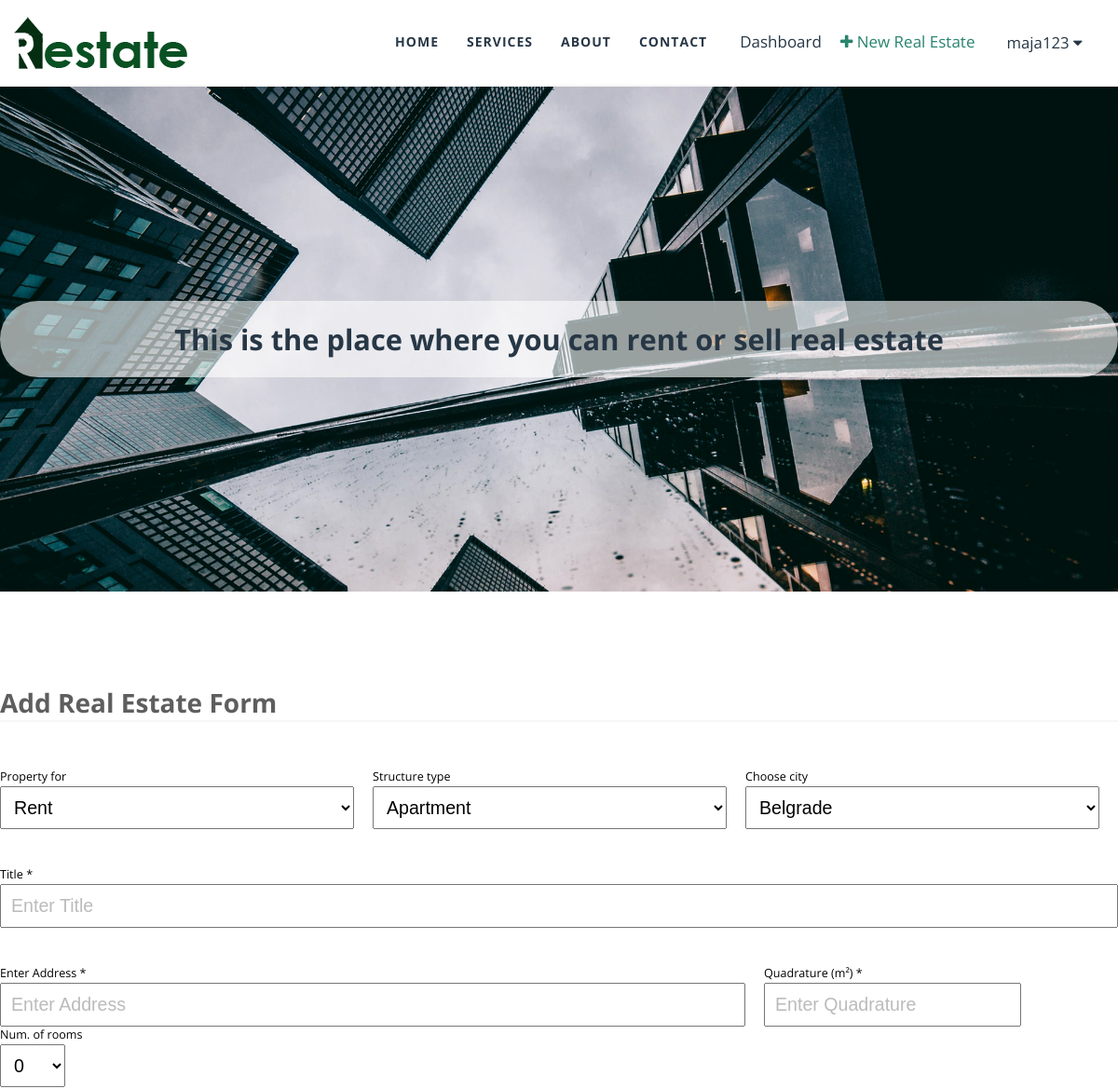
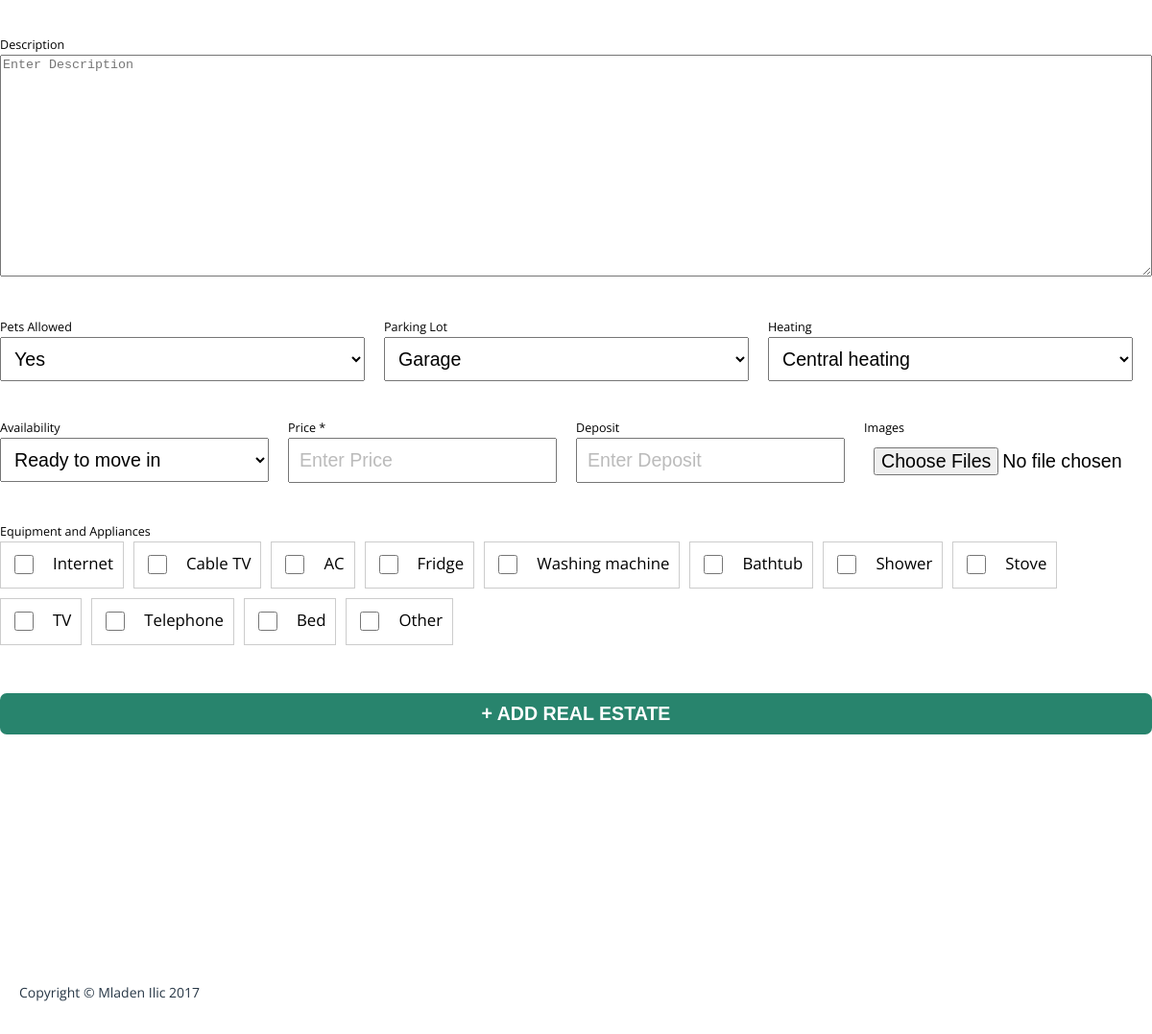
/ad.php (signed in), run on the app's committed database (2 pictures, top to bottom).
### tables this page shows
CREATE TABLE `equipment` (
  `id` int(11) NOT NULL,
  `title` varchar(200) NOT NULL
);

### forms/form_add_real_estate.php (the view, shortened to what this page needs)
<?php include_once("/db_con.php"); ?>
<form id="add_rs_form" action="/process.php" method="post" enctype="multipart/form-data">
    <div class="add_rs_inner">
        <div class="add_rs_top">
            <div class="add_rs_inputs">
                <label for="categories">Property for</label><br>
                <select id="categories" name="categories">
                <?php
                    $sql = "SELECT * FROM categories";
                    $result = mysqli_query($con,$sql);
                    while ($row = mysqli_fetch_assoc($result)) {
                ?>
                    <option value="<?=$row["id"]?>"><?=$row["title"]?></option>
                <?php } ?>
                </select>
            </div>
            <div class="add_rs_inputs">
                <label for="structures">Structure type</label><br>
                <select id="structures" name="structures">
                <?php
                    $sql = "SELECT * FROM structures";
                    $result = mysqli_query($con,$sql);
                    while ($row = mysqli_fetch_assoc($result)) {
                ?>
                    <option value="<?=$row["id"]?>"><?=$row["title"]?></option>
                <?php } ?>
                </select>
            </div>
            <div class="add_rs_inputs">
                <label for="cities">Choose city</label><br>
                <select id="cities" name="cities">
                <?php
                    $sql = "SELECT * FROM cities";
                    $result = mysqli_query($con,$sql);
                    while ($row = mysqli_fetch_assoc($result)) {
                ?>
                    <option value="<?=$row["id"]?>"><?=$row["title"]?></option>
                <?php } ?>
                </select>
            </div>
        </div>
        <div class="add_rs_title">
            <div class="add_rs_inputs">
                <label for="title">Title *</label><br>
                <input id="title" class="title" type="text" name="title" placeholder="Enter Title" required><br>
            </div>
        </div>
        <div class="add_rs_middle">
            <div class="add_rs_inputs">
                <label for="address">Enter Address *</label><br>
                <input id="address" class="address" type="text" name="address" placeholder="Enter Address" required><br>
            </div>
            <div class="add_rs_inputs">
                <label for="quadrature">Quadrature (m&sup2;) *</label><br>
                <input id="quadrature" class="quadrature" type="number" name="quadrature" placeholder="Enter Quadrature" required><br>
            </div>
            <div class="add_rs_inputs">
                <label for="rooms_number">Num. of rooms</label><br>
                <select id="rooms_number" name="rooms_number">
                    <?php
                        $sql = "SELECT * FROM rooms_number";
                        $result = mysqli_query($con,$sql);
                        while ($row = mysqli_fetch_assoc($result)) {
                    ?>
                    <option value="<?=$row["title"]?>"><?=$row["title"]?></option>
                    <?php } ?>
                </select>
            </div>
        </div>
        <div class="add_rs_description">
            <div class="add_rs_inputs">
                <label for="description">Description</label><br>
                <textarea rows="15" id="description" name="description" placeholder="Enter Description"></textarea><br>
            </div>
        </div>
        <div class="add_rs_lower">
            <div class="add_rs_inputs">
                <label for="pets_allowed">Pets Allowed</label><br>
                <select id="pets_allowed" name="pets_allowed">
                <?php
                    $sql = "SELECT * FROM pets_allowed";
                    $result = mysqli_query($con,$sql);
                    while ($row = mysqli_fetch_assoc($result)) {
                ?>
                    <option value="<?=$row["id"]?>"><?=$row["title"]?></option>
                <?php } ?>
                </select>
            </div>
            <div class="add_rs_inputs">
                <label for="parking_lot">Parking Lot</label><br>
                <select id="parking_lot" name="parking_lot">
                <?php
                    $sql = "SELECT * FROM parking_lot";
                    $result = mysqli_query($con,$sql);
                    while ($row = mysqli_fetch_assoc($result)) {
                ?>
                    <option value="<?=$row["id"]?>"><?=$row["title"]?></option>
                <?php } ?>
                </select>
            </div>
            <div class="add_rs_inputs">
                <label for="heating">Heating</label><br>
                <select id="heating" name="heating">
                <?php
                    $sql = "SELECT * FROM heating";
                    $result = mysqli_query($con,$sql);
                    while ($row = mysqli_fetch_assoc($result)) {
                ?>
                    <option value="<?=$row["id"]?>"><?=$row["title"]?></option>
                <?php } ?>
                </select>
            </div>
        </div>
        <div class="add_rs_bottom">
            <div class="add_rs_inputs">
                <label for="availability">Availability</label><br>
                <select id="availability" name="availability">
                <?php
                    $sql = "SELECT * FROM availability";
                    $result = mysqli_query($con,$sql);
                    while ($row = mysqli_fetch_assoc($result)) {
                ?>
                    <option value="<?=$row["id"]?>"><?=$row["title"]?></option>
                <?php } ?>
                </select>
            </div>
            <div class="add_rs_inputs">
                <label for="price">Price *</label><br>
                <input id="price" class="price" type="number" name="price" placeholder="Enter Price" required><br>
            </div>
            <div class="add_rs_inputs">
                <label for="deposit">Deposit</label><br>
                <input id="deposit" type="number" name="deposit" placeholder="Enter Deposit"><br>
            </div>
            <div class="add_rs_inputs">
                <label for="image">Images</label><br>
                <input id="image" class="images" type="file" name="image[]" accept="image/jpg,image/png,image/jpeg" multiple>
            </div>
        </div>
        <div class="add_rs_equipment">
            <div class="add_rs_inputs">
                <label for="">Equipment and Appliances</label><br>
                <?php
                    $sql = "SELECT * FROM equipment";
                    $result = mysqli_query($con,$sql);
                    while ($row = mysqli_fetch_assoc($result)) {
                ?>
                    <div class="add_rs_eq_cont">
                        <label><?=$row["title"]?></label>
                        <input type="checkbox" name="equipment[]" value="<?=$row["title"]?>">
                    </div>
                <?php } ?>
            </div>
        </div>
        <div class="add_rs_submit_btn">
            <input class="add_rs_submit" type="submit" name="add_real_estate" value="+ add real estate">
        </div>
    </div>
</form>

### css/style.css (style rules this page uses)
html { height: 100%; }
body { position: relative; min-height: 100%; padding: 0; margin: 0; font-size: 14px; font-family: 'Open Sans' , Tahoma , sans-serif; }
select, button, input[type="submit"], input[type="checkbox"] { cursor: pointer; }
textarea { width: 100%; box-sizing: border-box; resize: vertical; }
select option { background: #ddd; }
input[type="checkbox"]:not(:checked), input[type="checkbox"]:checked { width: 15px; height: 15px; }
.add_rs_inner, .add_rs_top, .add_rs_title, .add_rs_description, .add_rs_middle, .add_rs_lower, .add_rs_equipment, .add_rs_bottom { float: none; overflow: hidden; margin-bottom: 40px; }
.add_rs_top .add_rs_inputs, .add_rs_middle .add_rs_inputs, .add_rs_lower .add_rs_inputs, .add_rs_bottom .add_rs_inputs { float: left; }
.add_rs_top select, .add_rs_lower select { min-width: 380px; }
.add_rs_bottom select, .add_rs_bottom input { min-width: 280px; }
.add_rs_bottom input[type="file"] { width: 280px; }
.add_rs_inputs { float: none; }
.add_rs_inputs input::placeholder { color: #bbb; }
.add_rs_inputs label { float: left; font-size: 0.9em; }
#address { min-width: 800px; }
.add_rs_title .add_rs_inputs input { width: 100%; }
.add_rs_inputs select, .add_rs_inputs input { margin-right: 20px; padding: 10px; font-size: 1.4em; }
.add_rs_inputs input, #mceu_11 { box-sizing: border-box; }
.add_rs_eq_cont { float: left; overflow: hidden; padding: 10px; border: 1px solid #ccc; margin: 0 10px 10px 0; }
.add_rs_eq_cont label { float: right; font-size: 1.2em; }
.add_rs_eq_cont input[type="checkbox"]:not(:checked), .add_rs_eq_cont input[type="checkbox"]:checked { width: 20px; height: 20px; }
.add_rs_submit { outline: none; background: #28846D; width: 100%; color: #fff; padding: 10px; border: none; font-size: 1.4em; font-weight: 700; text-transform: uppercase; border-radius: 7px; }

### css/smoothproducts.css (style rules this page uses)
html, body { width: 100%; }

### data on the page
equipment: title "Internet"
equipment: title "Cable TV"
equipment: title "AC"
equipment: title "Fridge"
equipment: title "Washing machine"
equipment: title "Bathtub"
equipment: title "Shower"
equipment: title "Stove"
equipment: title "TV"
equipment: title "Telephone"
equipment: title "Bed"
equipment: title "Other"

### other printed values
$_SESSION['usr_name'] "maja123"
form field categories "Rent"
form field structures "Apartment"
form field cities "Belgrade"
form field rooms_number "0"
form field pets_allowed "Yes"
form field parking_lot "Garage"
form field heating "Central heating"
form field availability "Ready to move in"
